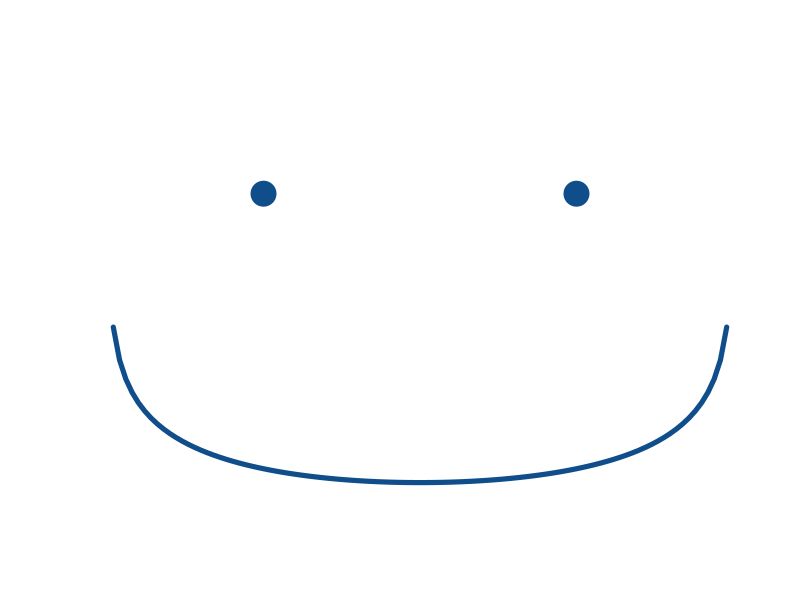

This figure's R source:
## ---- chunk 1
# Smiley 

## Somewhat disturbing smiley for testing
plot(x = c(-0.5,0.5), y = c(6,6), ylim=c(0,8), xlim = c(-1,1), cex = 5, xlab = "" , ylab = "", axes = F, pch = 20, col = "dodgerblue4")
curve(-log(1-x^2), from = -1, to = 1, add = T, col = "dodgerblue4", lwd = 5)

## ---- chunk 2
date()
